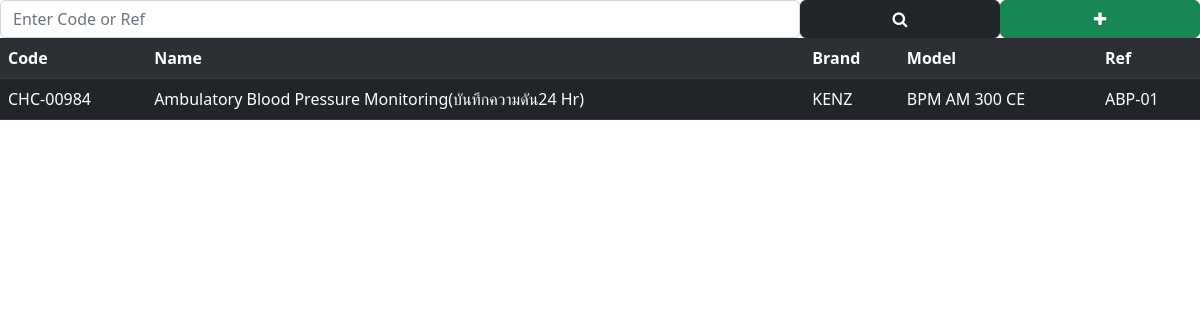
The page /list.php?code=CHC-00984 on the database its author committed.
### tables this page shows
CREATE TABLE cpy(
   ID      INTEGER  NOT NULL PRIMARY KEY AUTO_INCREMENT
  ,Code    VARCHAR(20) NOT NULL
  ,Ward    VARCHAR(50)
  ,Name    VARCHAR(100)
  ,Brand   VARCHAR(50)
  ,Model   VARCHAR(50)
  ,SN      VARCHAR(50)
  ,Ref     VARCHAR(50)
  ,Caldate DATE 
  ,PMdate DATE 
  ,Comment VARCHAR(200)
);

### list.php (the view, shortened to what this page needs)
<!DOCTYPE html>
<html lang="en">
<head>
  <link rel="stylesheet" href="https://cdn.jsdelivr.net/npm/bootstrap@5.2.0/dist/css/bootstrap.min.css" />
  <link rel="stylesheet" href="https://cdn.jsdelivr.net/npm/bootstrap-icons@1.7.2/font/bootstrap-icons.css" />
  <link rel="stylesheet" href="https://cdnjs.cloudflare.com/ajax/libs/font-awesome/4.7.0/css/font-awesome.min.css" />
  <link rel="stylesheet" href="main.css">
</head>
<body>
  <div class="row g-0">
    <div class="col-8">
      <input id="inSearch" value="" class="form-control" placeholder="Enter Code or Ref">
    </div>
    <div class="col-2">
      <button type='button' id="btnSearch" onclick="goSearch()" class="btn btn-dark w-100"><i class="fa fa-search" aria-hidden="true"></i></button>
    </div>
    <div class="col-2">
      <button type='button' id="btnAdd" onclick="window.open('add_device.php')" class='btn btn-success w-100'><i class="fa fa-plus" aria-hidden="true"></i></button>
    </div>
  </div>
  <?php
  include_once("conf.php");
  $conn = new mysqli($cpy_server, $cpy_user, $cpy_pass, $cpy_db);
  $code = isset($_GET['code']) ? $_GET['code'] : "";
  $sql = "SELECT * FROM cpy WHERE Code LIKE '%$code%'OR Ref LIKE '%$code%' ORDER BY Ref ASC";
  $result = mysqli_query($conn, $sql);
  echo "<table class='table table-striped table-dark'>
            <tr href='#' class='header'>
            <th>Code</th>
            <th>Name</th>
            <th>Brand</th>
            <th>Model</th>
            <th>Ref</th>
            </tr>";
  while ($row = mysqli_fetch_array($result)) {
    echo "<tr href='device.php?id=" . $row['Code'] . "'>";
    echo "<td>" . $row['Code'] . "</td>";
    echo "<td>" . $row['Name'] . "</td>";
    echo "<td>" . $row['Brand'] . "</td>";
    echo "<td>" . $row['Model'] . "</td>";
    echo "<td>" . $row['Ref'] . "</td>";
    echo "</tr>";
  }
  echo "</table>";
  ?>
</body>
</html>

### list.php (style rules this page uses)
.header { position: sticky; top: 0px; }

### rows shown on the page
cpy: Code "CHC-00984", Name "Ambulatory Blood Pressure Monitoring(บันทึกความดัน24 Hr)", Brand "KENZ", Model "BPM AM 300 CE", Ref "ABP-01"
